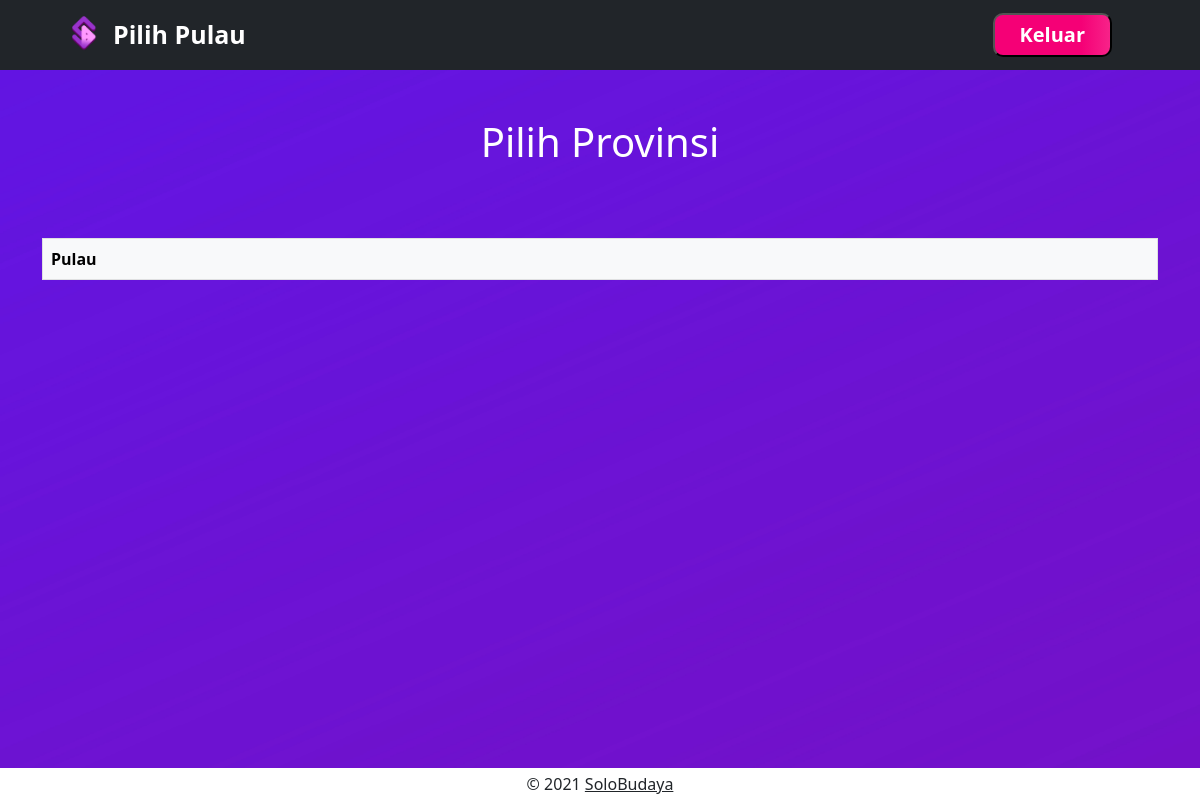
/admin/provinsi.php, run on an earlier commit of the app's database.
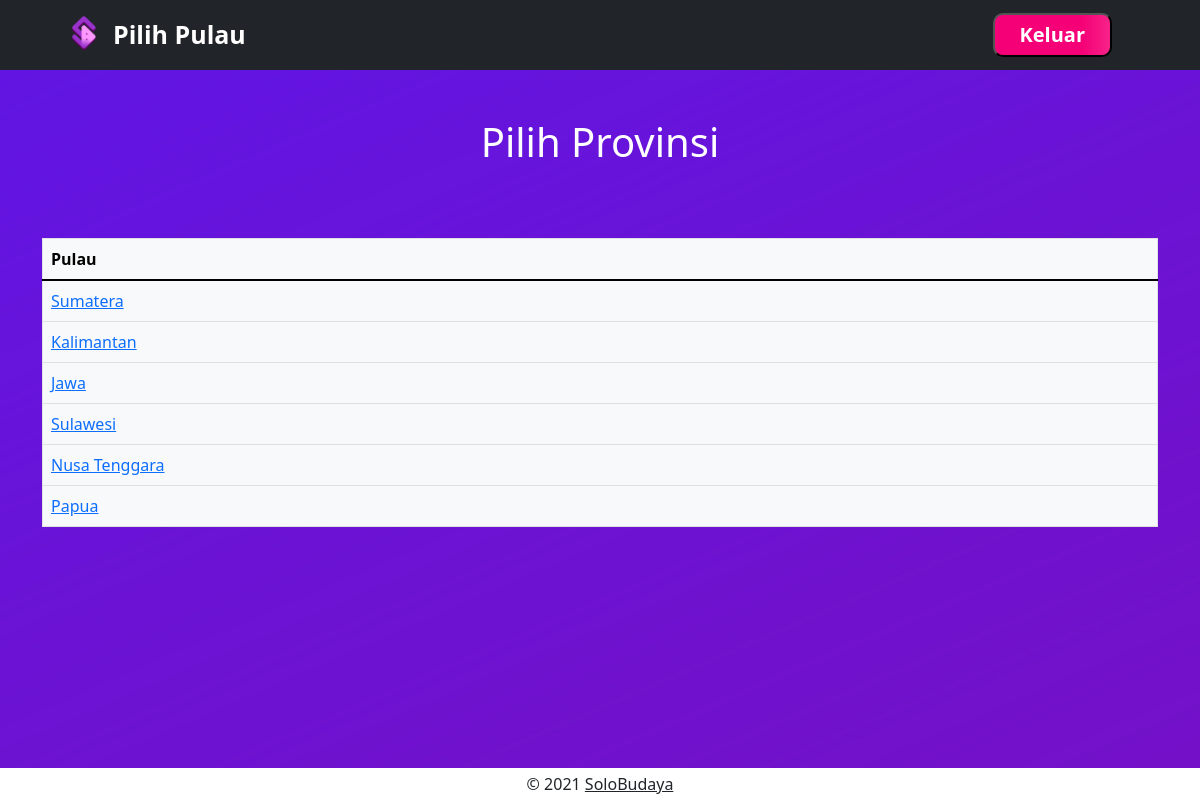
And on a later commit of the database.
### tables this page shows
CREATE TABLE IF NOT EXISTS `pulau` (
  `id_pulau` int(11) NOT NULL AUTO_INCREMENT,
  `nama_pulau` varchar(20) NOT NULL,
  PRIMARY KEY (`id_pulau`)
);

### lib/db_login.php (called while the page is built, shortened)
<?php
$db_host='localhost';
$db_database='db_solbud';
$db_username='root';
$db_password='';
$db = new mysqli($db_host, $db_username, $db_password, $db_database);
function make_query($query){
   global $db;
   $result = $db->query($query);
   return $result;
}
?>

### get/admin_pulau.php (the view)
<?php
require_once('../lib/db_login.php');
$res = make_query("SELECT id_pulau, nama_pulau FROM pulau");
while($row = $res->fetch_object()){
    echo "
    <tr>
    <td><a href='materi.php?id_pulau=$row->id_pulau'>$row->nama_pulau</a></td>
    </tr>
    ";
}
?>

### lib/header.php (shortened to what this page needs)
<!DOCTYPE html>
<html>
<head>
    <link href="https://cdn.jsdelivr.net/npm/bootstrap@5.1.3/dist/css/bootstrap.min.css" rel="stylesheet">

### admin/provinsi.php (shortened to what this page needs)
<?php include("../lib/header.php"); ?>
</head>
<body>
    <nav class="navbar navbar-expand-md navbar-dark bg-dark">
        <div class="container-fluid">
            <ul class="navbar-nav">
                <li class="nav-item">
                    <a class="navbar-brand" href="index.php">
                    <img src="../images/logo2.png" width="25" height="35" class="d-inline-block align-top" alt="" style="margin-left: 60px; ">
                    </a>
                </li>
                <li class="nav-item">
                    <div class="text-white" style="font-weight: bold; font-size: 25px;">Pilih Pulau</div>
                </li>
            </ul>
            <ul class="navbar-nav ms-auto">
                <a class="navbar-brand" href="../post/destroy_session.php">
                    <button class="btn-grad2 btn-center" style="margin-right: 60px; ">Keluar</button>
                </a>
            </ul>
        </div>
    </nav>
<div class="container d-flex justify-content-center my-5 text-white">
    <h1>Pilih Provinsi</h1>
</div>
<div class="container my-3">
    <div class="table-responsive">
        <table class="table align-middle table-light table-bordered table-hover">
            <thead>
                <tr>
                    <th>Pulau</th>
                </tr>
            </thead>
            <tbody>
                <?php include('../get/admin_pulau.php'); ?>
            </tbody>
        </table>
    </div>
</div>
<?php include("../lib/footer.php"); ?>

### lib/footer.php (shortened to what this page needs)
    <footer class="fixed-bottom bg-white text-center text-dark text-sm-start">
        <div class="text-center p-1">
            © 2021
            <a class="text-dark" href="#" target="_blank">SoloBudaya</a>
        </div>
    </footer>
</body>
</html>

### admin/provinsi.php (style rules this page uses)
body { background-image: url('../images/bg4.jpg'); background-repeat: no-repeat; background-attachment: fixed; background-size: 100% 100%; }
.btn-grad2 { background-image: linear-gradient(to right, #f50076 0%, #f50076 30%, #ff9ccb 75%) }
.btn-grad2 { margin: center; padding: 5px 25px; text-align: center; font-weight: bold; transition: 0.4s; background-size: 250% auto; color: white; border-radius: 10px; }

What changed in the data, as far as the page shows it:
added pulau: nama_pulau "Sumatera"
added pulau: nama_pulau "Kalimantan"
added pulau: nama_pulau "Jawa"
added pulau: nama_pulau "Sulawesi"
added pulau: nama_pulau "Nusa Tenggara"
added pulau: nama_pulau "Papua"
